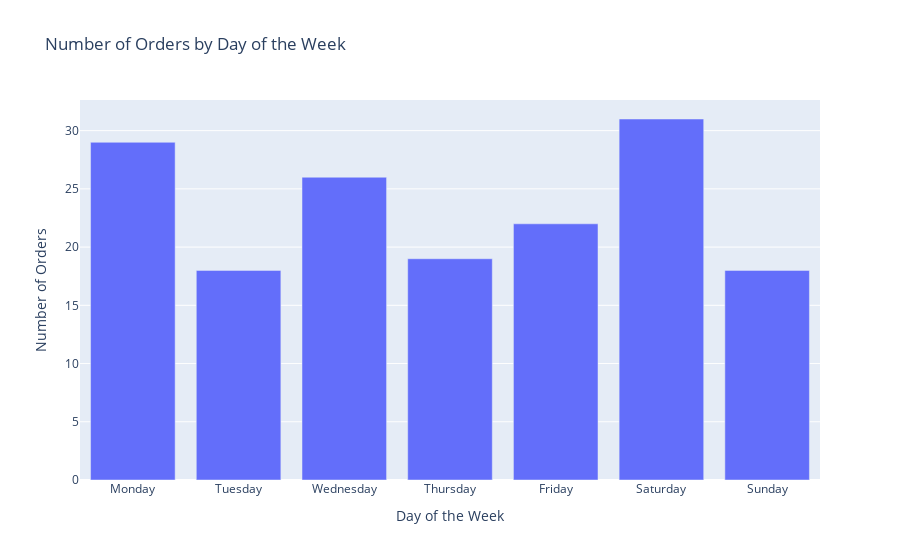

Source (notebook cell):
### Code cell
import pandas as pd
import plotly.express as px

merged_df = pd.read_csv('merged_data.csv')

merged_df['Date'] = pd.to_datetime(merged_df['Date'])

merged_df['DayOfWeek'] = merged_df['Date'].dt.dayofweek

orders_by_day = merged_df.groupby('DayOfWeek')['Quantity'].sum().reset_index()

day_names = ['Monday', 'Tuesday', 'Wednesday', 'Thursday', 'Friday', 'Saturday', 'Sunday']

fig = px.bar(orders_by_day, x='DayOfWeek', y='Quantity',
             labels={'DayOfWeek': 'Day of the Week', 'Quantity': 'Number of Orders'},
             title='Number of Orders by Day of the Week')

fig.update_xaxes(tickvals=list(range(7)), ticktext=day_names)

fig.show()

fig.write_image("2.png")

### Figure 1 — Plotly figure (JSON) as saved in the notebook; plotly's stock layout.template omitted (floating-point values rounded to 4 significant figures)
{"data": [{"alignmentgroup": "True", "hovertemplate": "Day of the Week=%{x}<br>Number of Orders=%{y}<extra></extra>", "legendgroup": "", "marker": {"color": "#636efa", "pattern": {"shape": ""}}, "name": "", "offsetgroup": "", "orientation": "v", "showlegend": false, "textposition": "auto", "type": "bar", "x": [0, 1, 2, 3, 4, 5, 6], "xaxis": "x", "y": [29, 18, 26, 19, 22, 31, 18], "yaxis": "y"}], "layout": {"barmode": "relative", "legend": {"tracegroupgap": 0}, "title": {"text": "Number of Orders by Day of the Week"}, "xaxis": {"anchor": "y", "domain": [0, 1], "ticktext": ["Monday", "Tuesday", "Wednesday", "Thursday", "Friday", "Saturday", "Sunday"], "tickvals": [0, 1, 2, 3, 4, 5, 6], "title": {"text": "Day of the Week"}}, "yaxis": {"anchor": "x", "domain": [0, 1], "title": {"text": "Number of Orders"}}}}
